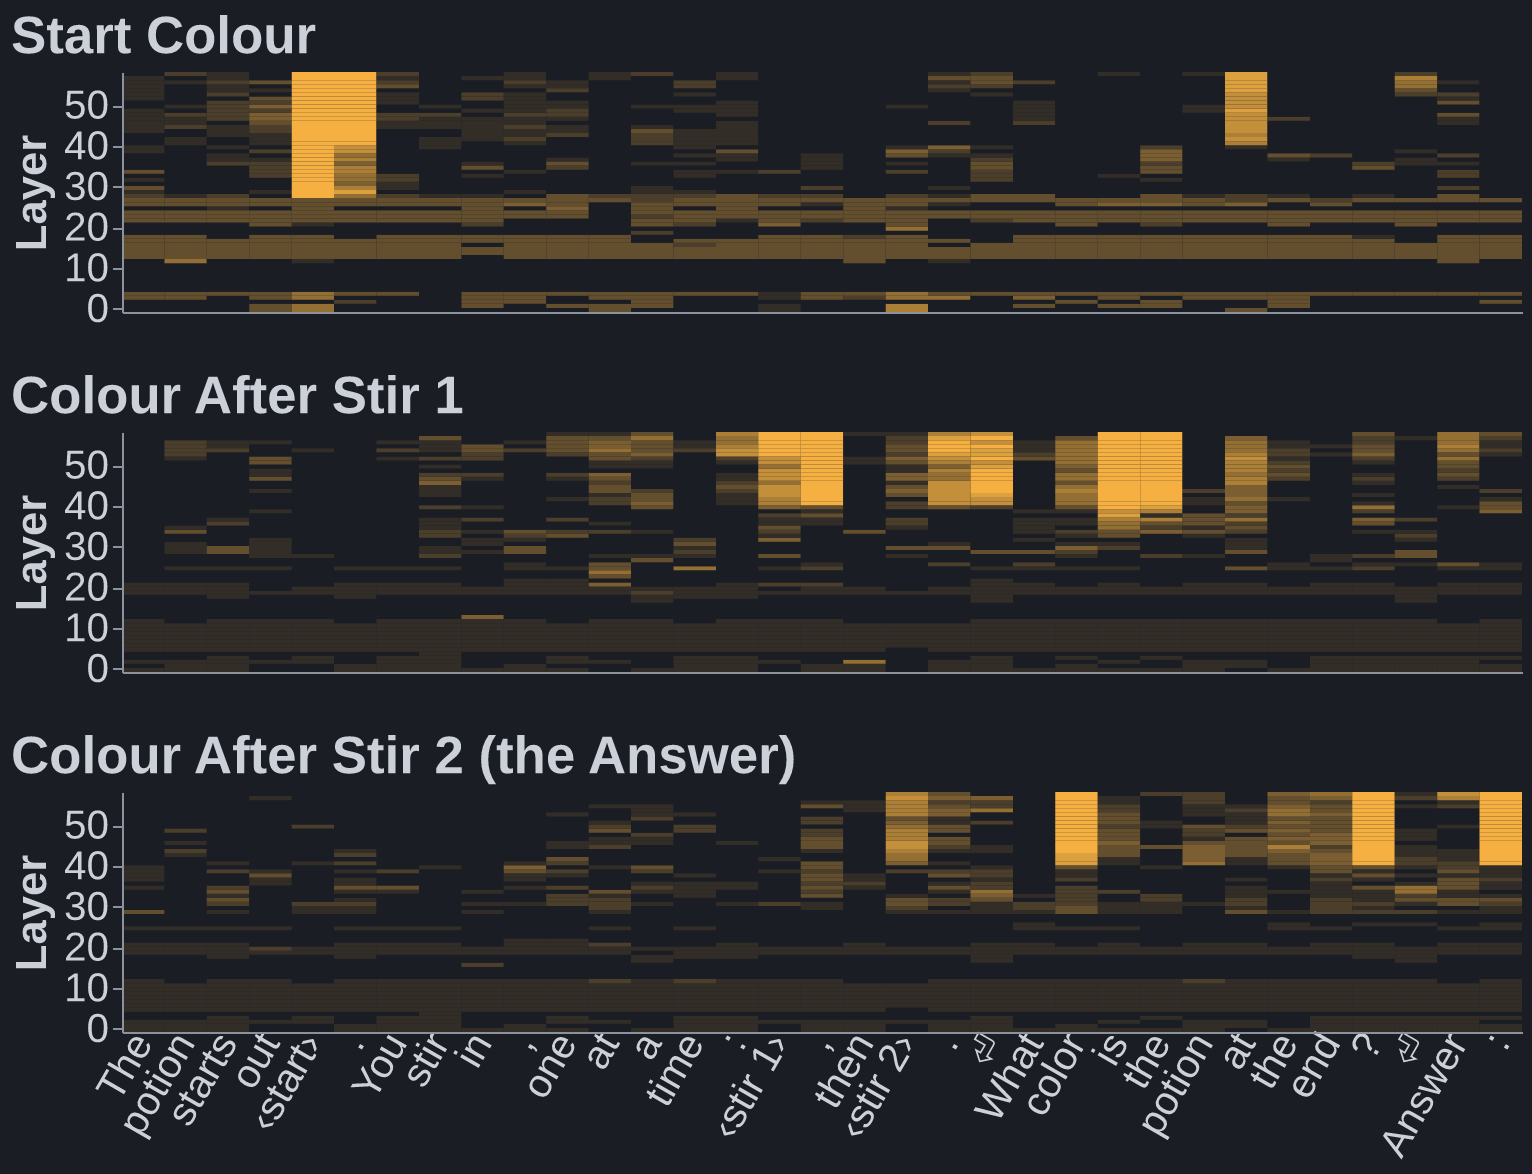

Source code (Python):
"""Gemma 4 31B on the two-stir brew items it gets right: median J-lens rank of each colour, by layer and token."""

import json

import altair as alt
import pandas as pd
from theme import BG, fonts, save

WIDTH = 700
f = fonts(WIDTH)

data = json.load(open("charts/data/heatmap_mean.json"))
titles = {"start": "Start Colour", "after stir 1": "Colour After Stir 1", "answer": "Colour After Stir 2 (the Answer)"}
cells = pd.DataFrame(
    [
        {"role": role, "layer": layer, "token": f"{position:02d}|{token or '⏎'}", "rank": ranks[position]}
        for role, by_layer in data["rank"].items()
        for layer, ranks in zip(data["layers"], by_layer)
        for position, token in enumerate(data["tokens"])
    ]
)


def panel(role: str, show_tokens: bool) -> alt.Chart:
    return (
        alt.Chart(cells[cells.role == role])
        .mark_rect()
        .encode(
            x=alt.X(
                "token:O",
                title=None,
                axis=alt.Axis(labels=show_tokens, ticks=False, labelAngle=-60, labelExpr="split(datum.label, '|')[1]"),
            ),
            y=alt.Y("layer:O", title="Layer", sort="descending", axis=alt.Axis(values=list(range(0, 60, 10)))),
            color=alt.Color(
                "rank:Q",
                title="Rank of 10",
                scale=alt.Scale(domain=[1, 5.5], range=["#f5b041", BG], interpolate="rgb", clamp=True),  # 5.5 = chance
                legend=alt.Legend(values=[1, 2, 3, 4, 5.5]) if show_tokens else None,
            ),
        )
        .properties(width=WIDTH, height=120, title=titles[role])
    )


save(alt.vconcat(*(panel(role, role == "answer") for role in titles)), "heatmap", WIDTH)
